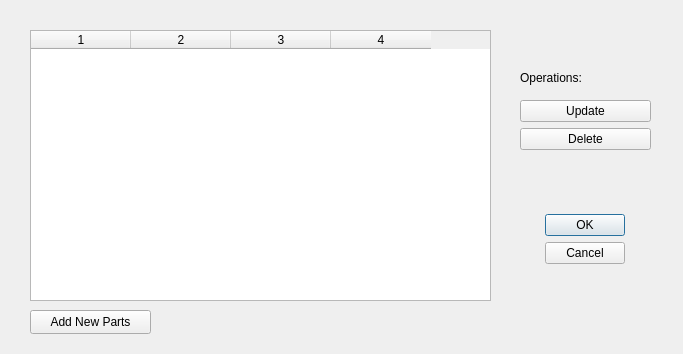
<?xml version="1.0" encoding="UTF-8"?>
<ui version="4.0">
 <class>Parts</class>
 <widget class="QDialog" name="Parts">
  <property name="geometry">
   <rect>
    <x>0</x>
    <y>0</y>
    <width>683</width>
    <height>354</height>
   </rect>
  </property>
  <property name="windowTitle">
   <string>Dialog</string>
  </property>
  <widget class="QLabel" name="label">
   <property name="geometry">
    <rect>
     <x>520</x>
     <y>70</y>
     <width>81</width>
     <height>16</height>
    </rect>
   </property>
   <property name="text">
    <string>Operations:</string>
   </property>
  </widget>
  <widget class="QTableWidget" name="tableWidget">
   <property name="geometry">
    <rect>
     <x>30</x>
     <y>30</y>
     <width>461</width>
     <height>271</height>
    </rect>
   </property>
   <property name="rowCount">
    <number>0</number>
   </property>
   <property name="columnCount">
    <number>4</number>
   </property>
   <column/>
   <column/>
   <column/>
   <column/>
  </widget>
  <widget class="QWidget" name="verticalLayoutWidget">
   <property name="geometry">
    <rect>
     <x>520</x>
     <y>100</y>
     <width>131</width>
     <height>171</height>
    </rect>
   </property>
   <layout class="QVBoxLayout" name="verticalLayout">
    <item>
     <widget class="QPushButton" name="updateButton">
      <property name="text">
       <string>Update</string>
      </property>
     </widget>
    </item>
    <item>
     <widget class="QPushButton" name="deleteButton">
      <property name="text">
       <string>Delete</string>
      </property>
     </widget>
    </item>
    <item>
     <spacer name="verticalSpacer">
      <property name="orientation">
       <enum>Qt::Vertical</enum>
      </property>
      <property name="sizeHint" stdset="0">
       <size>
        <width>68</width>
        <height>28</height>
       </size>
      </property>
     </spacer>
    </item>
    <item>
     <layout class="QHBoxLayout" name="horizontalLayout">
      <item>
       <widget class="QDialogButtonBox" name="buttonBox">
        <property name="orientation">
         <enum>Qt::Vertical</enum>
        </property>
        <property name="standardButtons">
         <set>QDialogButtonBox::Cancel|QDialogButtonBox::Ok</set>
        </property>
       </widget>
      </item>
     </layout>
    </item>
   </layout>
  </widget>
  <widget class="QPushButton" name="addButton">
   <property name="geometry">
    <rect>
     <x>30</x>
     <y>310</y>
     <width>121</width>
     <height>24</height>
    </rect>
   </property>
   <property name="text">
    <string>Add New Parts</string>
   </property>
  </widget>
 </widget>
 <resources/>
 <connections>
  <connection>
   <sender>buttonBox</sender>
   <signal>accepted()</signal>
   <receiver>Parts</receiver>
   <slot>accept()</slot>
   <hints>
    <hint type="sourcelabel">
     <x>248</x>
     <y>254</y>
    </hint>
    <hint type="destinationlabel">
     <x>157</x>
     <y>274</y>
    </hint>
   </hints>
  </connection>
  <connection>
   <sender>buttonBox</sender>
   <signal>rejected()</signal>
   <receiver>Parts</receiver>
   <slot>reject()</slot>
   <hints>
    <hint type="sourcelabel">
     <x>316</x>
     <y>260</y>
    </hint>
    <hint type="destinationlabel">
     <x>286</x>
     <y>274</y>
    </hint>
   </hints>
  </connection>
 </connections>
</ui>
